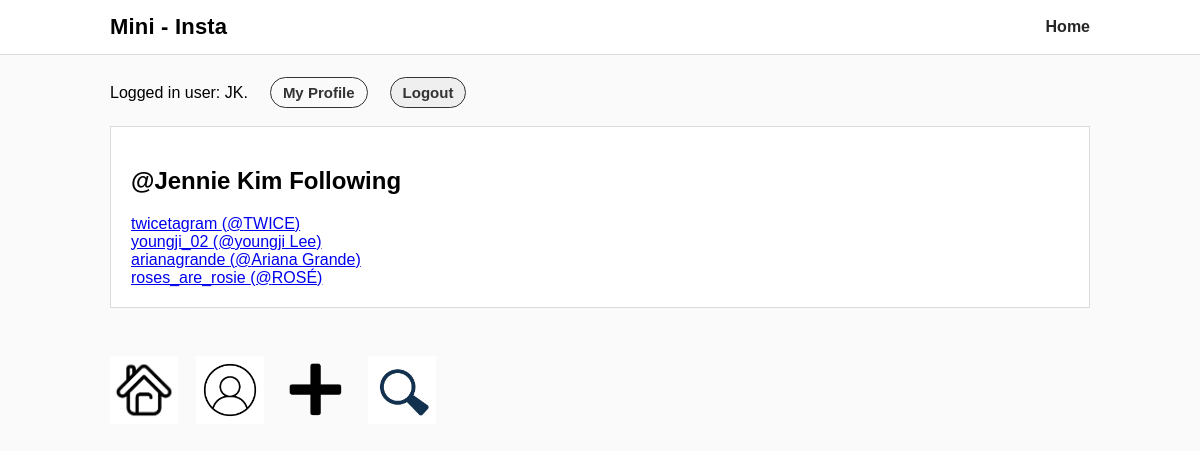
/mini_insta/profile/8/following (signed in), run on the app's committed database.
### mini_insta/models.py (models this page shows, shortened)
class Profile(models.Model):
    username = models.TextField(blank=False)
    display_name = models.TextField(blank=False)
    profile_image_url = models.URLField(blank=True)
    bio_text = models.TextField(blank=True)
    join_date = models.DateTimeField(auto_now=True)
    user = models.ForeignKey(User, on_delete=models.CASCADE)  # NEW
    def get_following(self):
        following = []
        f_r = Follow.objects.filter(follower_profile=self)
        for f in f_r:
            following.append(f.profile)
        return following

### mini_insta/views.py (the view)
# urls.py: path('profile/<int:pk>/following', ShowFollowingDetailView.as_view(), name='show_following'),
class ShowFollowingDetailView(DetailView):
    model = Profile
    template_name = "mini_insta/show_following.html"
    context_object_name = "profile"

### mini_insta/templates/mini_insta/show_following.html
{% extends "mini_insta/base.html" %}
{% block content %}
<div class="card">
  <h2>@{{ profile.username }} Following</h2>
  {% for p in profile.get_following %}
    <div>
      <a href="{% url 'show_profile' p.pk %}">
        {{ p.display_name }} (@{{ p.username }})
      </a>
    </div>
  {% empty %}
    <div>Not following anyone yet.</div>
  {% endfor %}
</div>
{% endblock %}

### mini_insta/templates/mini_insta/base.html (shortened to what this page needs)
{% load static %}
<html>
  <head>
    <link rel="stylesheet" href="{% static 'mini_insta_styles.css' %}">
  </head>
  <body>
    <header class="site-header">
      <div class="header-inner">
        <div class="logo">Mini - Insta</div>
          <a class="nav-link" href="{% url 'show_all_profiles' %}">Home</a>
      </div>
    </header>
    <main class="page">
    <div class="auth-status">
      {% if request.user.is_authenticated %}
        Logged in user: {{ request.user }}.
        <a class="nav-link profile-link" href="{% url 'profile' %}">My Profile</a>
        <form method="post" action="{% url 'logout' %}" class="logout-form">
          <button type="submit" class="nav-link profile-link">Logout</button>
        </form>
      {% else %}
        Not logged in.
        <a class="nav-link profile-link" href="{% url 'login' %}">Login</a>
        <a class="nav-link profile-link" href="{% url 'create_profile' %}">Create Profile/Account</a>
      {% endif %}
    </div>
    {% block content %}
    {% endblock %}
    </main>
    <footer class="site-footer">
      {% if request.user.is_authenticated and profile and request.user == profile.user %}
        <a class="footer-link" href="{% url 'show_feed'%}">
          <img class="nav-icon" src="{% static 'home.png' %}" alt="Home">
        </a>
        <a class="footer-link" href="{% url 'profile' %}">
          <img class="nav-icon" src="{% static 'R.png' %}" alt="Profile">
        </a>
        <a class="nav-icon-link create-link" href="{% url 'create_post'%}">
          <img class="nav-icon create-icon" src="{% static 'plus.png' %}" alt="Create">
        </a>
         <a class="footer-link" href="{% url 'search'%}">
          <img class="nav-icon" src="{% static 'search.png' %}" alt="Search">
        </a>
      {% endif %}
    </footer>
  </body>
</html>

### static/mini_insta_styles.css (style rules this page uses)
body { font-family: Arial, sans-serif; margin: 0; background: #fafafa; }
.site-header { position: sticky; top: 0; background: white; border-bottom: 1px solid #dbdbdb; }
.header-inner { max-width: 980px; margin: 0 auto; padding: 14px 18px; display: flex; align-items: center; justify-content: space-between; }
.logo { font-size: 22px; font-weight: 700; letter-spacing: 0.2px; }
.nav-link { text-decoration: none; color: #262626; font-weight: 600; }
.page { max-width: 980px; margin: 0 auto; padding: 22px 18px 36px 18px; }
.site-footer { max-width: 980px; margin: 0 auto; padding: 14px 18px 24px 18px; color: #8e8e8e; }
.footer-link { color: #8e8e8e; text-decoration: none; }
.card { background: white; border: 1px solid #dbdbdb; padding: 20px; }
.site-footer { display: flex; justify-content: flex-start; align-items: center; gap: 18px; padding: 12px 16px; }
.nav-icon { width: 68px; height: 68px; object-fit: contain; display: block; }
.logout-form { display: inline; margin:0; }
.profile-link { font-weight: 600; font-size: 15px; margin-left: 10px; padding: 6px 12px; border-radius: 20px; text-decoration: none; font-weight: 600; color: #333; align-items: center; border: 1.5px solid #333; }
.auth-status { display: flex; align-items: center; gap: 12px; margin-bottom: 18px; }

### data on the page
Profile: username "Jennie Kim"
Profile: display_name "twicetagram", username "TWICE"
Profile: display_name "youngji_02", username "youngji Lee"
Profile: display_name "arianagrande", username "Ariana Grande"
Profile: display_name "roses_are_rosie", username "ROSÉ"

### other printed values
{{ request.user }} "JK"
